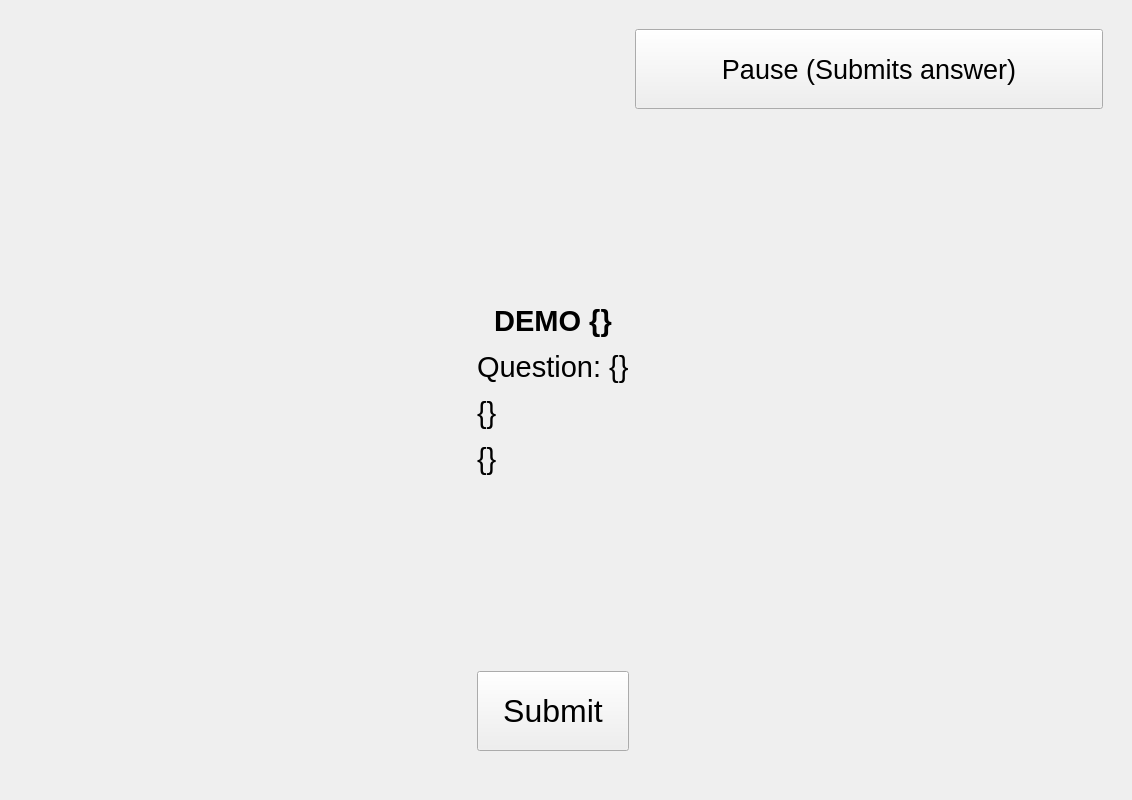
<?xml version="1.0" encoding="UTF-8"?>
<ui version="4.0">
 <class>MainWindow</class>
 <widget class="QMainWindow" name="MainWindow">
  <property name="geometry">
   <rect>
    <x>0</x>
    <y>0</y>
    <width>1132</width>
    <height>800</height>
   </rect>
  </property>
  <property name="windowTitle">
   <string>MainWindow</string>
  </property>
  <widget class="QWidget" name="centralwidget">
   <layout class="QGridLayout" name="gridLayout">
    <item row="0" column="1">
     <layout class="QGridLayout" name="gridLayout_3">
      <item row="2" column="1">
       <widget class="QLabel" name="question">
        <property name="text">
         <string>&lt;html&gt;&lt;head/&gt;&lt;body&gt;&lt;p align=&quot;center&quot;&gt;&lt;span style=&quot; font-family:'Arial'; font-size:22pt; font-weight:600;&quot;&gt;DEMO {}&lt;/span&gt;&lt;/p&gt;&lt;p&gt;&lt;span style=&quot; font-family:'Arial'; font-size:22pt;&quot;&gt;Question: {}&lt;/span&gt;&lt;/p&gt;&lt;p&gt;&lt;span style=&quot; font-family:'Arial'; font-size:22pt;&quot;&gt;{}&lt;/span&gt;&lt;/p&gt;&lt;p&gt;&lt;span style=&quot; font-family:'Arial'; font-size:22pt;&quot;&gt;{}&lt;/span&gt;&lt;/p&gt;&lt;/body&gt;&lt;/html&gt;</string>
        </property>
       </widget>
      </item>
      <item row="0" column="1">
       <spacer name="verticalSpacer_3">
        <property name="orientation">
         <enum>Qt::Vertical</enum>
        </property>
        <property name="sizeType">
         <enum>QSizePolicy::Fixed</enum>
        </property>
        <property name="sizeHint" stdset="0">
         <size>
          <width>20</width>
          <height>20</height>
         </size>
        </property>
       </spacer>
      </item>
      <item row="0" column="3">
       <spacer name="horizontalSpacer_2">
        <property name="orientation">
         <enum>Qt::Horizontal</enum>
        </property>
        <property name="sizeHint" stdset="0">
         <size>
          <width>40</width>
          <height>20</height>
         </size>
        </property>
       </spacer>
      </item>
      <item row="2" column="0">
       <spacer name="horizontalSpacer">
        <property name="orientation">
         <enum>Qt::Horizontal</enum>
        </property>
        <property name="sizeHint" stdset="0">
         <size>
          <width>40</width>
          <height>20</height>
         </size>
        </property>
       </spacer>
      </item>
      <item row="1" column="3">
       <widget class="QPushButton" name="pauseSubmitButton">
        <property name="minimumSize">
         <size>
          <width>0</width>
          <height>80</height>
         </size>
        </property>
        <property name="font">
         <font>
          <family>Arial</family>
          <pointsize>20</pointsize>
         </font>
        </property>
        <property name="text">
         <string>Pause (Submits answer)</string>
        </property>
       </widget>
      </item>
      <item row="3" column="1">
       <layout class="QGridLayout" name="gridLayout_2">
        <item row="2" column="0">
         <widget class="QPushButton" name="nextButton">
          <property name="minimumSize">
           <size>
            <width>150</width>
            <height>80</height>
           </size>
          </property>
          <property name="font">
           <font>
            <family>Arial</family>
            <pointsize>24</pointsize>
           </font>
          </property>
          <property name="text">
           <string>Submit</string>
          </property>
         </widget>
        </item>
       </layout>
      </item>
      <item row="1" column="4">
       <spacer name="horizontalSpacer_3">
        <property name="orientation">
         <enum>Qt::Horizontal</enum>
        </property>
        <property name="sizeType">
         <enum>QSizePolicy::Fixed</enum>
        </property>
        <property name="sizeHint" stdset="0">
         <size>
          <width>20</width>
          <height>20</height>
         </size>
        </property>
       </spacer>
      </item>
     </layout>
    </item>
    <item row="1" column="1">
     <spacer name="verticalSpacer_5">
      <property name="orientation">
       <enum>Qt::Vertical</enum>
      </property>
      <property name="sizeType">
       <enum>QSizePolicy::Fixed</enum>
      </property>
      <property name="sizeHint" stdset="0">
       <size>
        <width>20</width>
        <height>40</height>
       </size>
      </property>
     </spacer>
    </item>
   </layout>
  </widget>
 </widget>
 <resources/>
 <connections/>
</ui>
